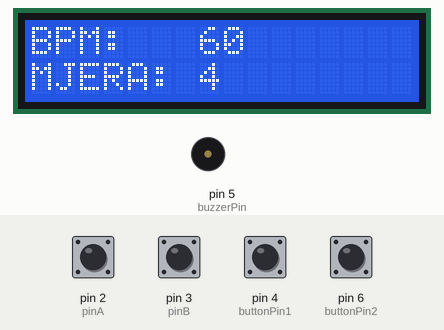
This sketch was run on a simulated Arduino Uno, built with avr-gcc and run on an emulated ATmega328P. Shown: 16×2 character LCD, buzzer (waves = sounding). The test bench sets the inputs (shaded band); at power-on: pin 2 (pinA), pin 3 (pinB), pin 4 (buttonPin1), pin 6 (buttonPin2) HIGH. What the sketch prints to the serial monitor is not drawn.

Above: at 1.2 s.
1.3 s: pin 4 (buttonPin1) pulled LOW for 0.15 s
At 2.2 s:
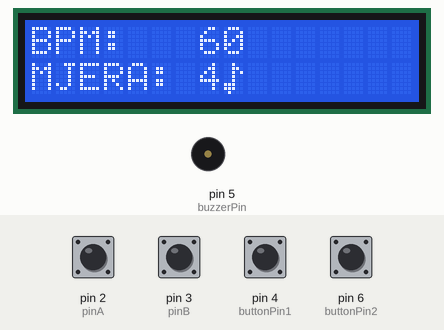
4.0 s: pin 6 (buttonPin2) pulled LOW for 1 s
At 7.9 s:
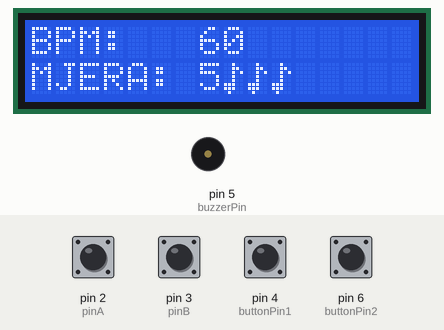
8.0 s: pin 4 (buttonPin1) pulled LOW for 1 s
At 9.0 s:
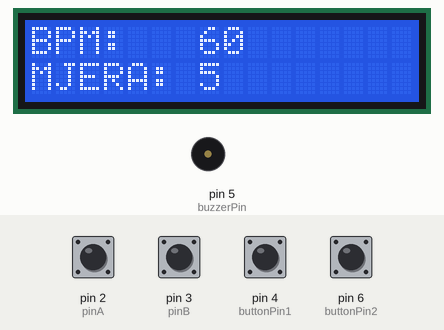
12.0 s: pin 4 (buttonPin1) pulled LOW for 0.15 s
At 13.9 s:
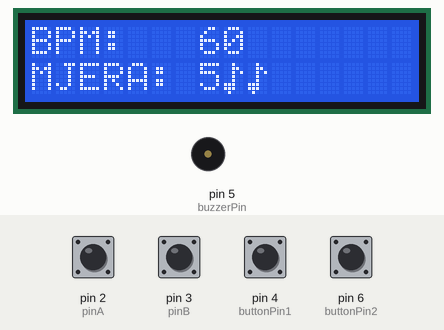
15.1 s: pin 4 (buttonPin1) pulled LOW for 3.2 s
At 15.5 s:
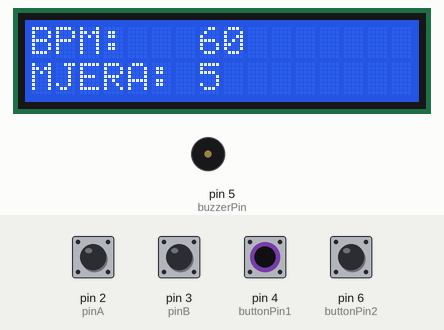
21.3 s: pin 4 (buttonPin1) pulled LOW for 0.15 s
At 25.2 s:
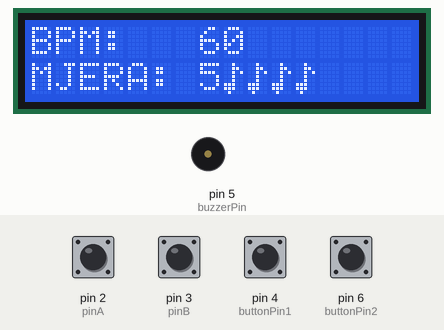
Timing chart, 0 to 27.0 s (numbered marks = the images above; inputs shaded):
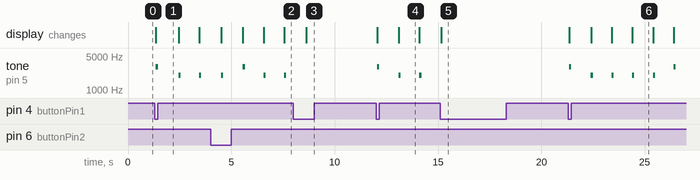

The sketch:

metronome.ino
```cpp
#include <SPI.h>
#include <Wire.h>
#include <LiquidCrystal.h>
#include <stdio.h>

const int buzzerPin = 5;
const int buttonPin1 = 4;
const int buttonPin2 = 6;

int buttonState1 = HIGH;
int lastButtonState1 = HIGH;
int count1 = 0;

int buttonState2 = LOW;
int lastButtonState2 = LOW;
int count2 = 3;

static int pinA = 2;
static int pinB = 3;
volatile byte aFlag = 0;
volatile byte bFlag = 0;
volatile int encoderPos = 60;
volatile byte oldEncPos = 0;
volatile byte reading = 0;

LiquidCrystal lcd( 7, 8, 9, 10, 11, 12);
byte customChar[9] = {
  B00100,
  B00110,
  B00101,
  B00100,
  B00100,
  B11100,
  B11100,
  B01000
};


void setup() {
  pinMode(buzzerPin, OUTPUT);
  pinMode(buttonPin1, INPUT_PULLUP);
  pinMode(buttonPin2, INPUT_PULLUP);
  pinMode(pinA, INPUT_PULLUP);
  pinMode(pinB, INPUT_PULLUP);
  attachInterrupt(0,PinA,RISING);
  attachInterrupt(1,PinB,RISING);
  Serial.begin(9600);
  lcd.begin(16, 2);
  lcd.createChar(0, customChar);
}


void PinA(){
  cli();
  reading = PIND & 0xC;
  if(reading == B00001100 && aFlag) {
    encoderPos --;
    bFlag = 0;
    aFlag = 0;
  }
  else if (reading == B00000100) bFlag = 1;
  sei();
}


void PinB(){
  cli();
  reading = PIND & 0xC;
  if (reading == B00001100 && bFlag) {
    encoderPos ++;
    bFlag = 0;
    aFlag = 0;
  }
  else if (reading == B00001000) aFlag = 1;
  sei();
}


void pressed() {
  buttonState1 = digitalRead(buttonPin1);
  if (buttonState1 != lastButtonState1) {
    if (buttonState1 == LOW) {
      count1++;
      Serial.print("Button 1 Pressed. Count: ");
      Serial.println(count1);
    }
    delay(50);
  }
  lastButtonState1 = buttonState1;
}


void loop() {
  if(oldEncPos != encoderPos) {
    Serial.println(encoderPos);
    oldEncPos = encoderPos;
  }

  if (encoderPos < 20) {
    encoderPos = 20;
  }

  if (encoderPos > 240) {
    encoderPos = 240;
  }

  lcd.clear();
  lcd.setCursor(0,0);
  lcd.println("BPM: ");
  lcd.println(encoderPos);
  lcd.setCursor(0,1);
  lcd.println("MJERA: ");
  lcd.setCursor(7,1);
  lcd.println(count2+1);
  ZvukMjera(count2);
}


void ZvukMjera(int buttonPressed){
  int i = 0;
  int cursor = 8;
  pressed();
  if (count1 % 2 != 0) {
    i = 0;
    for (int i = 0; i <= buttonPressed; i++) {
      if (i == 0) {
       lcd.setCursor(cursor,1);
       lcd.write(byte(0));
       cursor++;
       tone(buzzerPin, 3000);
       delay(6000 / encoderPos);
       noTone(buzzerPin);
       delay(54000 / encoderPos);
      } else {
          lcd.setCursor(cursor,1);
          lcd.write(byte(0));
          cursor++;
          tone(buzzerPin, 2000);
          delay(6000 / encoderPos);
          noTone(buzzerPin);
          delay(54000 / encoderPos);
      }
      Serial.println("i: ");
      Serial.println(i);
      pressed();
      if (count1 %2 == 0) {
        return;
      }
      buttonState2 = digitalRead(buttonPin2);

      if (buttonState2 != lastButtonState2) {
        if (buttonState2 == LOW) {
          count2++;
          Serial.print("Button 2 Pressed. Count: ");
          Serial.println(count2);
        }
        delay(50);
      }
      // Update lastButtonState2 for button 2
      lastButtonState2 = buttonState2;
      if (count2 > 7) {
        count2 = 0;
      return;
      }
    }
  }
}
```

Measured:
- after the input at 1.3 s, tone on pin 5 (buzzerPin): silent → 3000 Hz after 0.05 s, then repeats every 1.1 s: silent 1.0 s, 2000 Hz 0.10 s; the display: changes after 0.05 s (image 1)
- after the input at 8.0 s, tone on pin 5 (buzzerPin): stops changing and stays silent; the display: changes after 0.62 s (image 3)
- after the input at 12.0 s, tone on pin 5 (buzzerPin): silent → 3000 Hz after 0.05 s, then repeats every 1.1 s: silent 0.95 s, 2000 Hz 0.10 s; the display: first changes after 0.05 s (image 4 shows a later state)
- after the input at 15.1 s, tone on pin 5 (buzzerPin): stops changing and stays silent; the display: changes after 0.06 s (image 5)
- after the input at 21.3 s, tone on pin 5 (buzzerPin): plays 3000 Hz for 0.10 s, 2000 Hz for 0.10 s, 2000 Hz for 0.10 s, 2000 Hz for 0.10 s, 2000 Hz for 0.10 s, 3000 Hz for 0.10 s, starting after 0.05 s; the display: first changes after 0.05 s (image 6 shows a later state)
- what the display in image 4 shows lasts 1.0 s, from 13.1 s to 14.1 s
